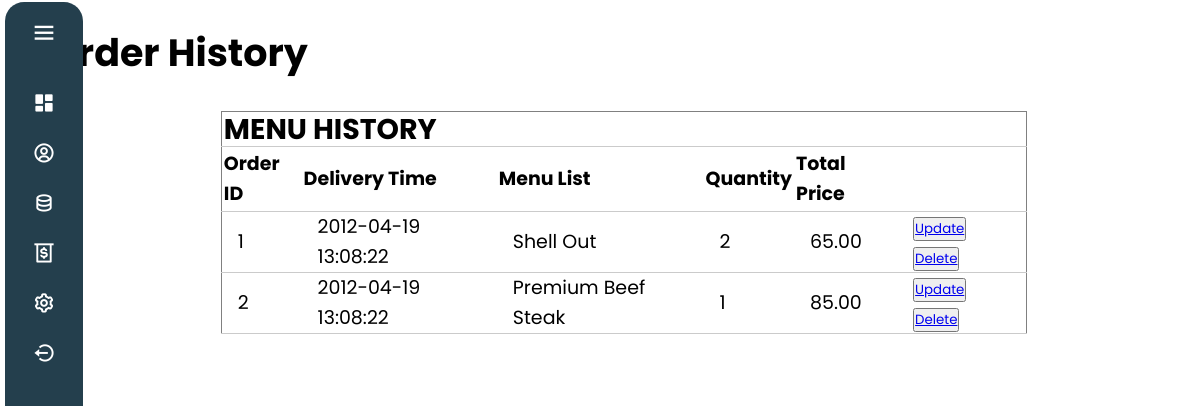
/GeneralUser/ReorderMenu.php (signed in), run on the app's committed database.
### tables this page shows
CREATE TABLE `OrderRecord`(
    `Order_ID` INT AUTO_INCREMENT,
    `Cust_ID` INT,
    `Rest_ID` INT,
    `Rider_ID` INT,
    `Order_MenuName` VARCHAR(30),
    `Order_Quantity` INT,
    `Order_DeliveryFee` DECIMAL(65,2),
    `Order_DeliveryTime` DATETIME,
    `Order_Total` DECIMAL(65,2),
    PRIMARY KEY (`Order_ID`)
);

### GeneralUser/ReorderMenu.php (the view, shortened to what this page needs)
<?php
    include_once 'C:\xampp\htdocs\Foody\Database\db.php';
?>
<!DOCTYPE html>
<html lang="en">
<head>
    <link rel="stylesheet" href="CSS/address.css"/>
</head>
<body>
    <?php include "./Navigationbar.php" ?>
    <div class="bar">
        <h1><i class="fa-solid fa-chart-line"></i>Order History</h1>
    </div>
    <?php
                        $query1 = "SELECT * FROM orderrecord";
                        $result = mysqli_query($con, $query1);
            ?>
                        <table border="1px" style="width: 70%; line-height:30px;">
                            <tr>
                                <th colspan=6><h2>MENU HISTORY</h2></th>
                            </tr>
                            <t>
                                <th>Order ID</th>
                                <th>Delivery Time</th>
                                <th>Menu List</th>
                                <th>Quantity</th>
                                <th>Total Price</th>
                            </t>
                            <?php
                                if ($result->num_rows > 0) {
                                    while($row = $result->fetch_assoc()) {
                                        $orderID = $row['Order_ID'];
                                        $deliverytime = $row['Order_DeliveryTime'];
                                        $menulist = $row['Order_MenuName'];
                                        $quantity = $row['Order_Quantity'];
                                        $totalprice = $row['Order_Total'];
                                        echo
                                        '<tr>
                                            <td style="padding: 0 1rem">'.$orderID.'</td>
                                            <td style="padding: 0 1rem">'.$deliverytime.'</td>
                                            <td style="padding: 0 1rem">'.$menulist.'</td>
                                            <td style="padding: 0 1rem">'.$quantity.'</td>
                                            <td style="padding: 0 1rem">'.$totalprice.'</td>
                                            <td style="padding: 0 1rem">
                                                <button><a href= "UpdateMenu.php?viewid='.$orderID.'">Update</a></button>
                                                <button><a href= "DeleteMenu.php?deleteid='.$orderID.'">Delete</a></button>
                                            </td>
                                        </tr>';
                                    }
                                }
                            ?>
                        </table><br><br>
</body>
</html>

### GeneralUser/CSS/address.css (style rules this page uses)
body { font-size: 19px; }
table { width: 50%; margin: 30px auto; border-collapse: collapse; text-align: left; }
tr { border-bottom: 1px solid #cbcbcb; }
th, td { border: none; height: 30px; padding: 2px; }

### GeneralUser/CSS/NavigationBar.css (style rules this page uses)
* { margin:0; padding:0; box-sizing: border-box; font-family: 'Poppins',sans-serif; }
body { position: relative; min-height: 100vh; width: 100%; overflow: hidden; }

### GeneralUser/ReorderMenu.php (style rules this page uses)
body { margin-left: 2%; padding: 2%; }

### data on the page
orderrecord: Order_ID "1", Order_DeliveryTime "2012-04-19 13:08:22", Order_MenuName "Shell Out", Order_Quantity "2", Order_Total "65.00"
orderrecord: Order_ID "2", Order_DeliveryTime "2012-04-19 13:08:22", Order_MenuName "Premium Beef Steak", Order_Quantity "1", Order_Total "85.00"
